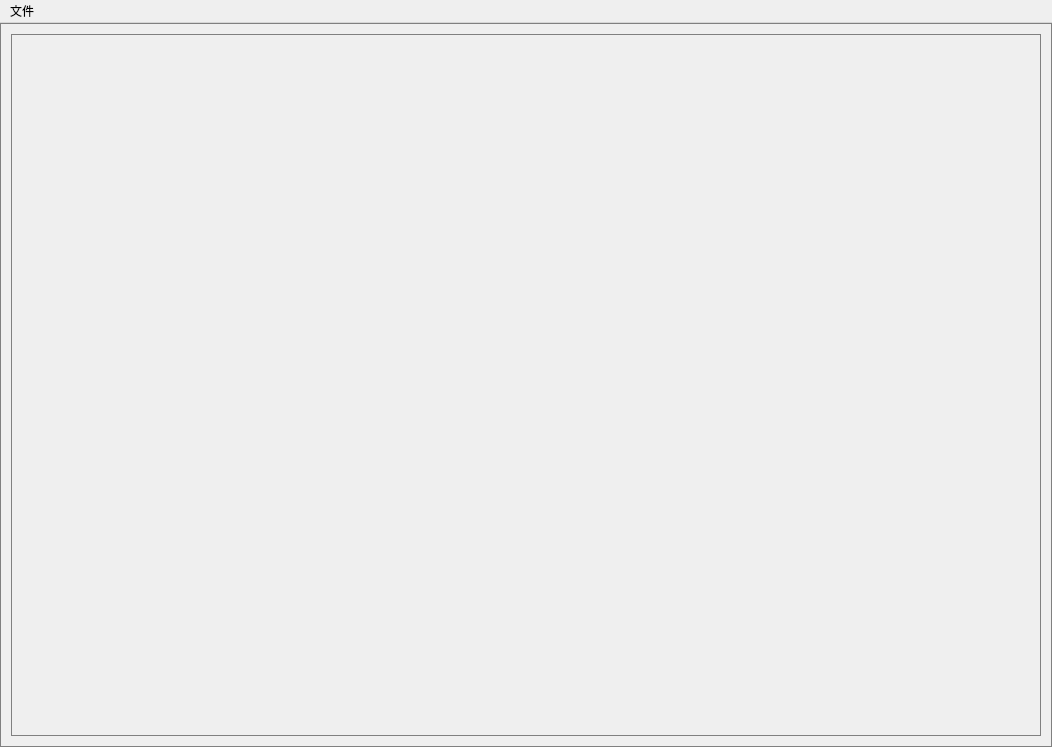
<?xml version="1.0" encoding="UTF-8"?>
<ui version="4.0">
 <class>MainWindow</class>
 <widget class="QMainWindow" name="MainWindow">
  <property name="geometry">
   <rect>
    <x>0</x>
    <y>0</y>
    <width>1052</width>
    <height>747</height>
   </rect>
  </property>
  <property name="windowTitle">
   <string>MainWindow</string>
  </property>
  <widget class="QWidget" name="centralWidget">
   <property name="styleSheet">
    <string notr="true">border: 1px solid gray;</string>
   </property>
   <layout class="QGridLayout" name="gridLayout_3">
    <item row="0" column="0">
     <widget class="myopenGL" name="widget" native="true"/>
    </item>
   </layout>
  </widget>
  <widget class="QMenuBar" name="menuBar">
   <property name="geometry">
    <rect>
     <x>0</x>
     <y>0</y>
     <width>1052</width>
     <height>23</height>
    </rect>
   </property>
   <widget class="QMenu" name="menu">
    <property name="title">
     <string>文件</string>
    </property>
   </widget>
   <addaction name="menu"/>
  </widget>
 </widget>
 <layoutdefault spacing="6" margin="11"/>
 <customwidgets>
  <customwidget>
   <class>myopenGL</class>
   <extends>QWidget</extends>
   <header>myopengl.h</header>
   <container>1</container>
  </customwidget>
 </customwidgets>
 <resources/>
 <connections/>
</ui>
